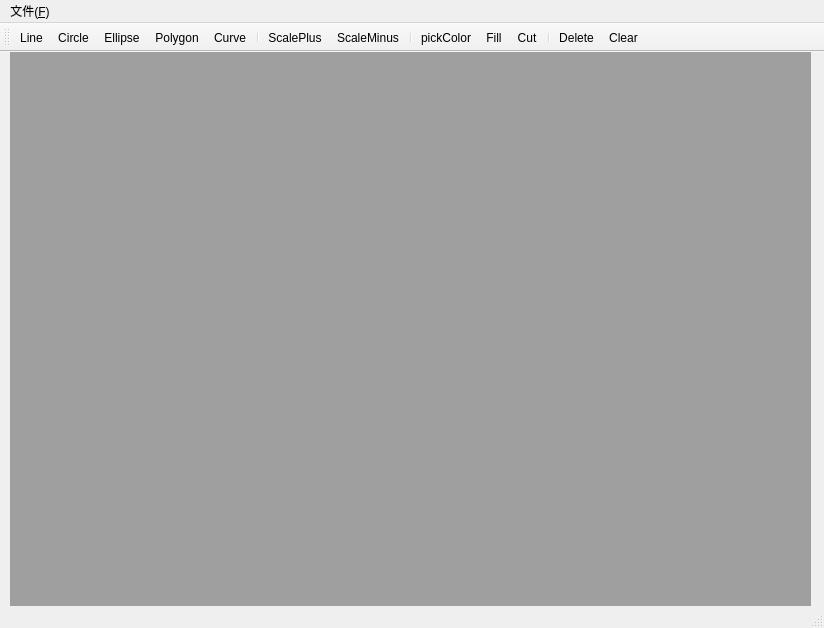
<?xml version="1.0" encoding="UTF-8"?>
<ui version="4.0">
 <class>MainWindow</class>
 <widget class="QMainWindow" name="MainWindow">
  <property name="geometry">
   <rect>
    <x>0</x>
    <y>0</y>
    <width>824</width>
    <height>628</height>
   </rect>
  </property>
  <property name="windowTitle">
   <string>MainWindow</string>
  </property>
  <property name="windowIcon">
   <iconset resource="paintworks_resource.qrc">
    <normaloff>:/images/images/paintworks.png</normaloff>:/images/images/paintworks.png</iconset>
  </property>
  <widget class="QWidget" name="centralWidget">
   <widget class="QMdiArea" name="mdiArea">
    <property name="geometry">
     <rect>
      <x>10</x>
      <y>0</y>
      <width>801</width>
      <height>561</height>
     </rect>
    </property>
   </widget>
  </widget>
  <widget class="QMenuBar" name="menuBar">
   <property name="geometry">
    <rect>
     <x>0</x>
     <y>0</y>
     <width>824</width>
     <height>26</height>
    </rect>
   </property>
   <widget class="QMenu" name="menu_File">
    <property name="statusTip">
     <string/>
    </property>
    <property name="title">
     <string>文件(&amp;F)</string>
    </property>
    <addaction name="action_New"/>
    <addaction name="action_3D"/>
    <addaction name="actionSave"/>
    <addaction name="action_Q"/>
   </widget>
   <addaction name="menu_File"/>
  </widget>
  <widget class="QToolBar" name="toolBar">
   <attribute name="toolBarArea">
    <enum>TopToolBarArea</enum>
   </attribute>
   <attribute name="toolBarBreak">
    <bool>false</bool>
   </attribute>
   <addaction name="actionLine"/>
   <addaction name="actionCircle"/>
   <addaction name="actionEllipse"/>
   <addaction name="actionPolygon"/>
   <addaction name="actionCurve"/>
   <addaction name="separator"/>
   <addaction name="actionScalePlus"/>
   <addaction name="actionScaleMinus"/>
   <addaction name="separator"/>
   <addaction name="actionPickColor"/>
   <addaction name="actionFill"/>
   <addaction name="actionCut"/>
   <addaction name="separator"/>
   <addaction name="actionDelete"/>
   <addaction name="actionClear"/>
  </widget>
  <widget class="QStatusBar" name="statusBar"/>
  <action name="action_New">
   <property name="text">
    <string>新建画布(&amp;N)</string>
   </property>
   <property name="toolTip">
    <string>新建画布</string>
   </property>
   <property name="shortcut">
    <string>Ctrl+N</string>
   </property>
  </action>
  <action name="action_Q">
   <property name="text">
    <string>退出(&amp;Q)</string>
   </property>
   <property name="toolTip">
    <string>退出</string>
   </property>
   <property name="shortcut">
    <string>Ctrl+Q</string>
   </property>
  </action>
  <action name="actionLine">
   <property name="checkable">
    <bool>true</bool>
   </property>
   <property name="icon">
    <iconset resource="paintworks_resource.qrc">
     <normaloff>:/images/images/line.png</normaloff>:/images/images/line.png</iconset>
   </property>
   <property name="text">
    <string>Line</string>
   </property>
   <property name="toolTip">
    <string>直线</string>
   </property>
   <property name="shortcut">
    <string>Alt+L</string>
   </property>
  </action>
  <action name="actionCircle">
   <property name="checkable">
    <bool>true</bool>
   </property>
   <property name="icon">
    <iconset resource="paintworks_resource.qrc">
     <normaloff>:/images/images/circle.png</normaloff>:/images/images/circle.png</iconset>
   </property>
   <property name="text">
    <string>Circle</string>
   </property>
   <property name="toolTip">
    <string>圆</string>
   </property>
   <property name="shortcut">
    <string>Alt+C</string>
   </property>
  </action>
  <action name="actionEllipse">
   <property name="checkable">
    <bool>true</bool>
   </property>
   <property name="icon">
    <iconset>
     <normalon>:/images/images/ellipse.png</normalon>
    </iconset>
   </property>
   <property name="text">
    <string>Ellipse</string>
   </property>
   <property name="toolTip">
    <string>椭圆</string>
   </property>
   <property name="shortcut">
    <string>Alt+E</string>
   </property>
  </action>
  <action name="actionPolygon">
   <property name="checkable">
    <bool>true</bool>
   </property>
   <property name="icon">
    <iconset>
     <normalon>:/images/images/polygon.png</normalon>
    </iconset>
   </property>
   <property name="text">
    <string>Polygon</string>
   </property>
   <property name="toolTip">
    <string>多边形</string>
   </property>
   <property name="shortcut">
    <string>Alt+P</string>
   </property>
  </action>
  <action name="actionCut">
   <property name="checkable">
    <bool>true</bool>
   </property>
   <property name="icon">
    <iconset resource="paintworks_resource.qrc">
     <normaloff>:/images/images/cut.png</normaloff>:/images/images/cut.png</iconset>
   </property>
   <property name="text">
    <string>Cut</string>
   </property>
   <property name="toolTip">
    <string>裁剪</string>
   </property>
   <property name="shortcut">
    <string>Ctrl+C</string>
   </property>
  </action>
  <action name="actionFill">
   <property name="icon">
    <iconset resource="paintworks_resource.qrc">
     <normaloff>:/images/images/fill.png</normaloff>:/images/images/fill.png</iconset>
   </property>
   <property name="text">
    <string>Fill</string>
   </property>
   <property name="toolTip">
    <string>填充</string>
   </property>
   <property name="shortcut">
    <string>Ctrl+F</string>
   </property>
  </action>
  <action name="actionScalePlus">
   <property name="icon">
    <iconset resource="paintworks_resource.qrc">
     <normaloff>:/images/images/scaleplus.png</normaloff>:/images/images/scaleplus.png</iconset>
   </property>
   <property name="text">
    <string>ScalePlus</string>
   </property>
   <property name="toolTip">
    <string>放大</string>
   </property>
   <property name="shortcut">
    <string>Ctrl++</string>
   </property>
  </action>
  <action name="actionScaleMinus">
   <property name="icon">
    <iconset resource="paintworks_resource.qrc">
     <normaloff>:/images/images/scaleminus.png</normaloff>:/images/images/scaleminus.png</iconset>
   </property>
   <property name="text">
    <string>ScaleMinus</string>
   </property>
   <property name="toolTip">
    <string>缩小</string>
   </property>
   <property name="shortcut">
    <string>Ctrl+-</string>
   </property>
  </action>
  <action name="actionSave">
   <property name="text">
    <string>另存为...</string>
   </property>
   <property name="toolTip">
    <string>保存文件</string>
   </property>
   <property name="shortcut">
    <string>Ctrl+S</string>
   </property>
  </action>
  <action name="action_3D">
   <property name="text">
    <string>新建3D画布</string>
   </property>
   <property name="toolTip">
    <string>新建3D画布</string>
   </property>
   <property name="shortcut">
    <string>Ctrl+T</string>
   </property>
  </action>
  <action name="actionDelete">
   <property name="icon">
    <iconset resource="paintworks_resource.qrc">
     <normaloff>:/images/images/delete.png</normaloff>:/images/images/delete.png</iconset>
   </property>
   <property name="text">
    <string>Delete</string>
   </property>
   <property name="toolTip">
    <string>删除</string>
   </property>
   <property name="shortcut">
    <string>Del</string>
   </property>
  </action>
  <action name="actionClear">
   <property name="icon">
    <iconset resource="paintworks_resource.qrc">
     <normaloff>:/images/images/clear.png</normaloff>:/images/images/clear.png</iconset>
   </property>
   <property name="text">
    <string>Clear</string>
   </property>
   <property name="toolTip">
    <string>清空画布</string>
   </property>
   <property name="shortcut">
    <string>Ctrl+Del</string>
   </property>
  </action>
  <action name="actionPickColor">
   <property name="icon">
    <iconset resource="paintworks_resource.qrc">
     <normaloff>:/images/images/colorpicker.png</normaloff>:/images/images/colorpicker.png</iconset>
   </property>
   <property name="text">
    <string>pickColor</string>
   </property>
   <property name="toolTip">
    <string>选取颜色</string>
   </property>
   <property name="shortcut">
    <string>Ctrl+P</string>
   </property>
  </action>
  <action name="actionCurve">
   <property name="checkable">
    <bool>true</bool>
   </property>
   <property name="icon">
    <iconset resource="paintworks_resource.qrc">
     <normaloff>:/images/images/curve.png</normaloff>:/images/images/curve.png</iconset>
   </property>
   <property name="text">
    <string>Curve</string>
   </property>
   <property name="toolTip">
    <string>曲线</string>
   </property>
   <property name="shortcut">
    <string>Alt+V</string>
   </property>
  </action>
 </widget>
 <layoutdefault spacing="6" margin="11"/>
 <resources>
  <include location="paintworks_resource.qrc"/>
 </resources>
 <connections/>
</ui>
